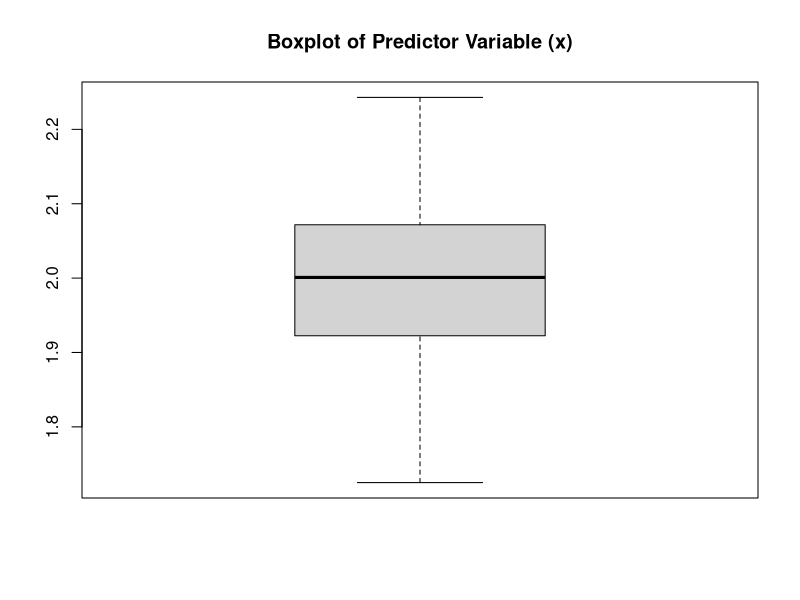
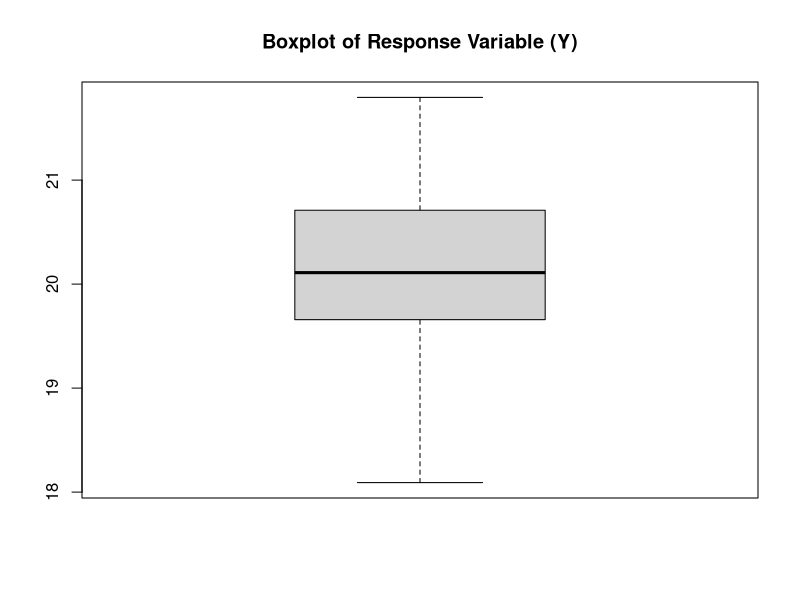
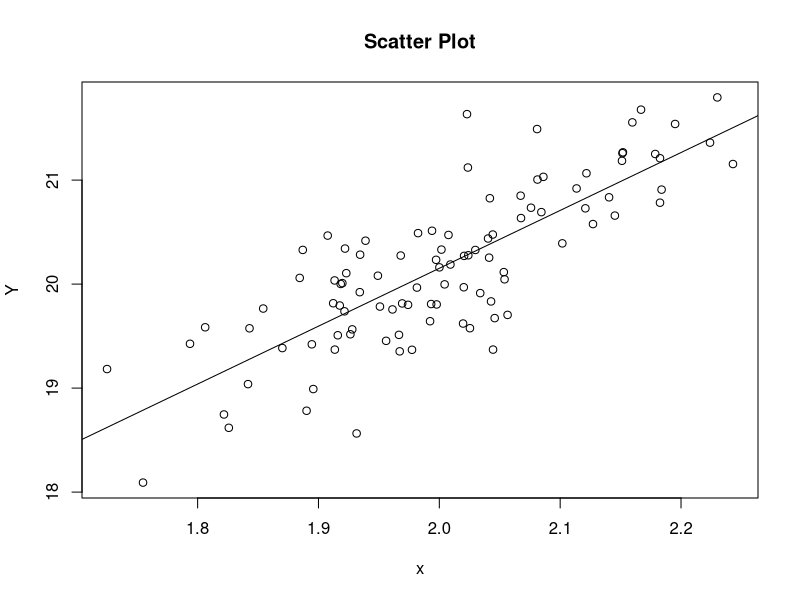
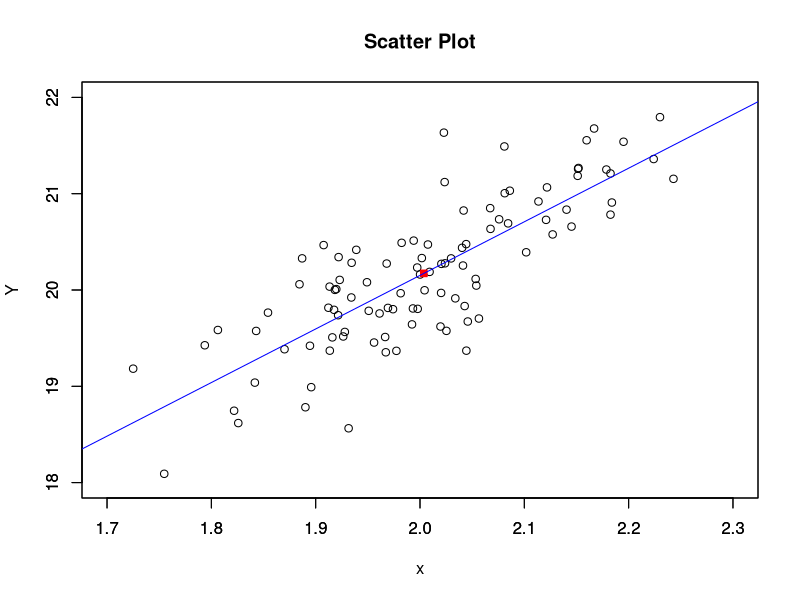

R code for these plots, in order:
set.seed(7052)
x <- rnorm(100, 2, 0.1)
error <- rnorm(100, 0, 0.5)
Y <- (10 + (5*x) + error)


summary(x)
summary(Y)
boxplot(x, main = "Boxplot of Predictor Variable (x)")
boxplot(Y, main = "Boxplot of Response Variable (Y)")
cor(Y,x)
plot(x, Y, main = "Scatter Plot")


fit <- lm(Y~x)
summary(fit)
abline(fit)


xbar <- mean(x)
ybar <- mean(Y)
xbar
ybar

plot(x, Y, main = "Scatter Plot", xlim = c(1.7, 2.3), ylim = c(18, 22))
par(new = TRUE)
plot(xbar, ybar, col = 'red', xlab = '', ylab = '', pch = 22, bg = 'red', xlim = c(1.7, 2.3), ylim = c(18, 22))
abline(fit, col = 'blue')


